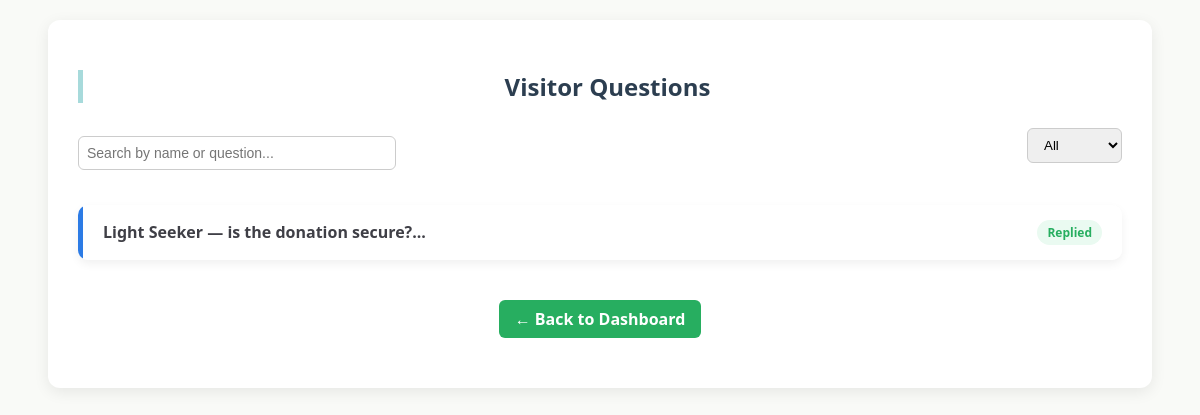
The page /admin/questions (signed in) on the database as committed earlier.
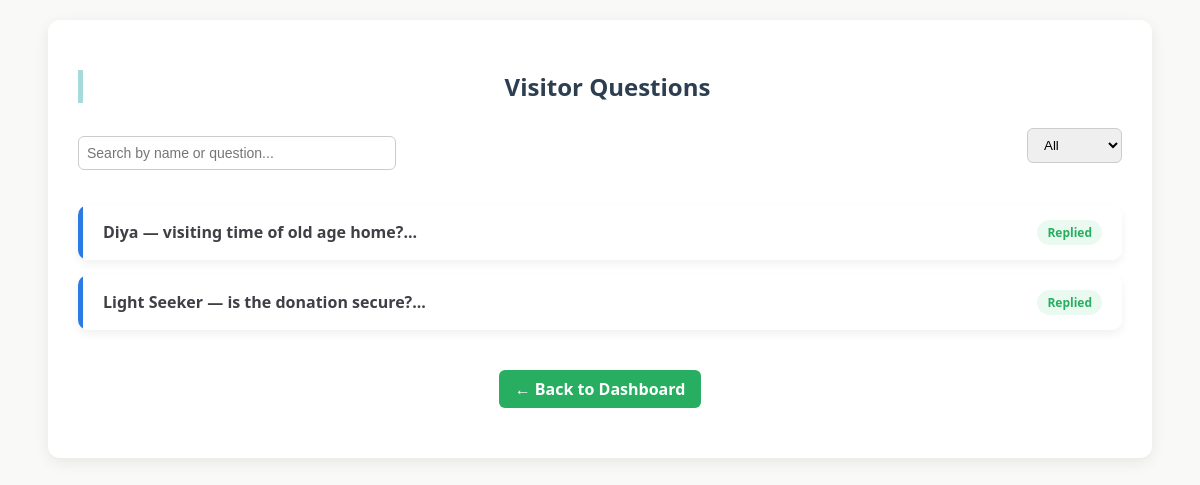
The same page on the database as committed later.
### tables this page shows
CREATE TABLE questions (
        id INTEGER PRIMARY KEY AUTOINCREMENT,
        name TEXT,
        email TEXT,
        question TEXT,
        reply TEXT,
        status TEXT DEFAULT 'Pending',
        date TEXT
    );

### app.py (the view, shortened to what this page needs)
@app.route("/admin/questions", methods=["GET", "POST"])
def admin_questions():
    if "admin" not in session:
        return redirect("/login")
    db = get_db()
    cur = db.cursor()
    cur.execute("SELECT * FROM questions ORDER BY id DESC")
    questions = cur.fetchall()
    db.close()
    return render_template("admin_questions.html", questions=questions)

### app.py (called while the page is built)
def get_db():
    conn = sqlite3.connect(DB)
    conn.row_factory = sqlite3.Row
    return conn

### templates/admin_questions.html (shortened to what this page needs)
<!DOCTYPE html>
<html>
<head>
    <link rel="stylesheet" href="{{ url_for('static', filename='style.css') }}">
</head>
<body>
<div class="admin-container">
    <h2>Visitor Questions</h2>
    <div class="top-bar">
        <div class="search-box">
            <input type="text" id="searchInput" placeholder="Search by name or question...">
        </div>
        <div class="filter">
            <select id="statusFilter">
                <option value="all">All</option>
            </select>
        </div>
    </div>
    {% for q in questions %}
    <div class="question-item" data-status="{{ q['status'] }}">
        <div class="question-header">
            <h4>{{ q['name'] }} — {{ q['question'][:50] }}...</h4>
            {% if q['status'] == "Pending" %}
                <span class="status-badge pending">Pending</span>
            {% else %}
                <span class="status-badge replied">Replied</span>
            {% endif %}
        </div>
    </div>
    {% endfor %}
    <div class="admin-actions">
        <a href="/admin" class="back-btn">← Back to Dashboard</a>
    </div>
</div>
</body>
</html>

Rows that differ between the two databases and show on the page:
added questions: name "Diya", question "visiting time of old age home?", status "Replied"
